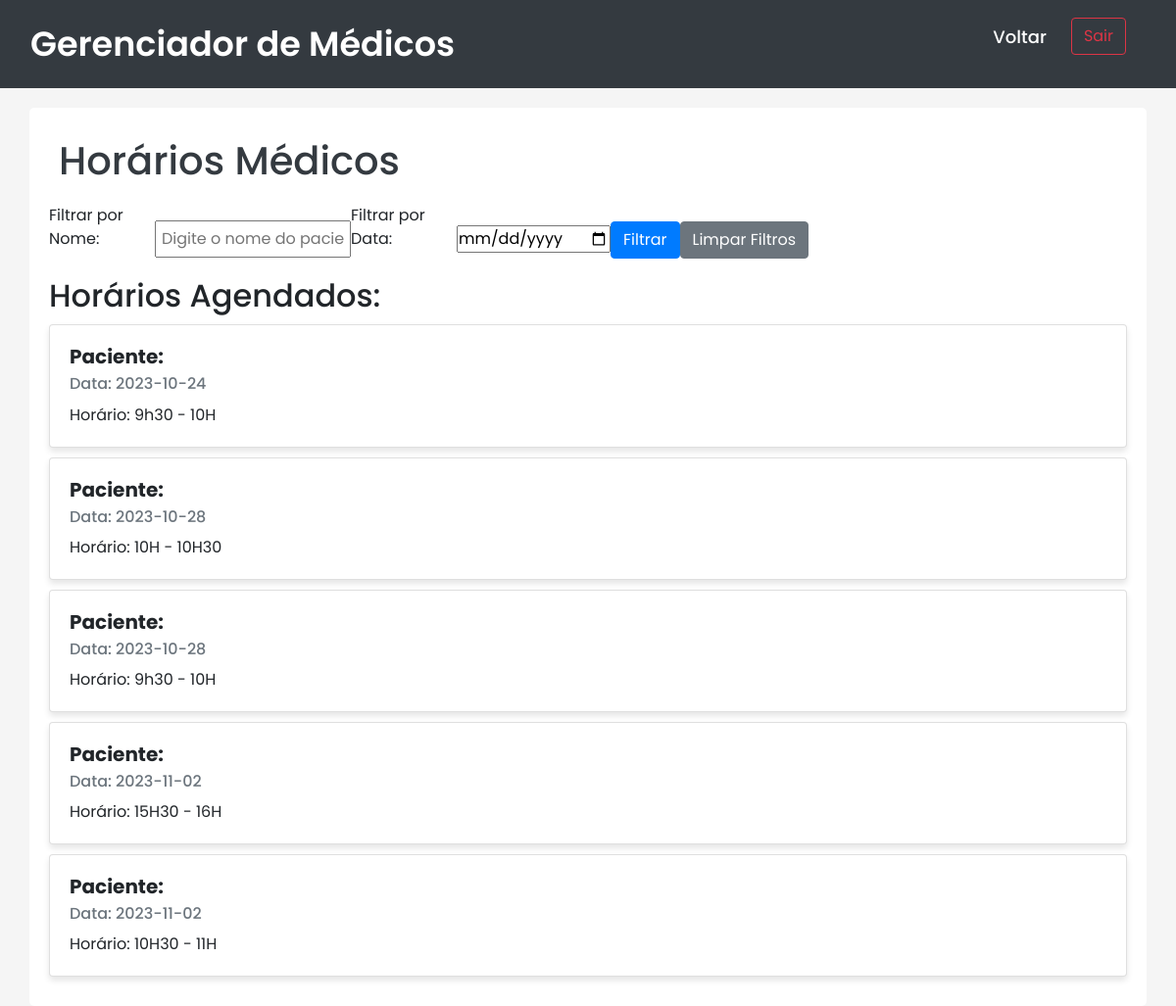
The app's page /usuario/telahorariosMedico.php?cpf=11111111111 with its own data.
### tables this page shows
CREATE TABLE `tbagendas` (
  `data` date NOT NULL,
  `numero_horario` int(11) NOT NULL,
  `cpf_usuario` varchar(15) DEFAULT NULL,
  `cpf_medico` varchar(15) DEFAULT NULL
);

CREATE TABLE `tbhorarios` (
  `numero` int(11) NOT NULL,
  `descricao` varchar(30) DEFAULT NULL
);

### usuario/telahorariosMedico.php (the view, shortened to what this page needs)
<!DOCTYPE html>
<html>
<head>
    <link href="https://cdn.jsdelivr.net/npm/bootstrap@5.3.1/dist/css/bootstrap.min.css" rel="stylesheet">
    <link rel="stylesheet" href="https://cdn.jsdelivr.net/npm/bootstrap-icons@1.10.5/font/bootstrap-icons.css">
    <link rel="stylesheet" href="https://stackpath.bootstrapcdn.com/bootstrap/4.5.2/css/bootstrap.min.css">
    <link rel="stylesheet" href="../css/cssAdmin.css">
    <link rel="stylesheet" href="../css/styleHome.css">
</head>
<body>
    <nav class="navbar navbar-dark bg-dark">
        <div class="container-fluid">
            <div class="logo">
                <a href="home.html">Gerenciador de Médicos</a>
            </div>
            <ul class="menu-desktop">
                <li> <a href="horariosM.php">Voltar</a> </li>
                <li> <a class="btn btn-outline-danger" href="logout.php">Sair</a> </li>
            </ul>
        </div>
    </nav>
    <div class="container">
        <h1>Horários Médicos</h1>
        <?php
        include_once("conexao.php");
        if (isset($_GET['cpf'])) {
            $cpfMedico = $_GET['cpf'];
        } else {
            echo "CPF do médico não fornecido.";
            exit;
        }
        $filtro_nome = "";
        $filtro_data = "";
        $query = "SELECT h.descricao, a.data, u.nome AS nome_paciente
                  FROM tbagendas a
                  INNER JOIN tbhorarios h ON a.numero_horario = h.numero
                  LEFT JOIN tbusuarios u ON a.cpf_usuario = u.cpf
                  WHERE a.cpf_medico = '$cpfMedico'";
        $result = mysqli_query($conn, $query);
        if ($result) {
            echo "<form method='POST'>";
            echo "<label for='nome' class='mr-2'>Filtrar por Nome:</label>";
            echo "<input type='text' name='nome' id='nome' value='$filtro_nome' placeholder='Digite o nome do paciente'>";
            echo "<label for='data' class='mr-2'>Filtrar por Data:</label>";
            echo "<input type='date' name='data' id='data' value='$filtro_data'>";
            echo "<button type='submit' name='filtrar' class='btn btn-primary'>Filtrar</button>";
            echo "<a href='telahorariosMedico.php?cpf=".$cpfMedico."' class='btn btn-secondary'>Limpar Filtros</a>";
            echo "</form>";
            echo "<h2>Horários Agendados:</h2>";
            while ($row = mysqli_fetch_assoc($result)) {
                echo '<div class="card">';
                echo '<div class="card-body">';
                echo '<h5 class="card-title">Paciente: ' . $row['nome_paciente'] . '</h5>';
                echo '<h6 class="card-subtitle mb-2 text-muted">Data: ' . $row['data'] . '</h6>';
                echo '<p class="card-text">Horário: ' . $row['descricao'] . '</p>';
                echo '</div>';
                echo '</div>';
            }
        } else {
            echo "Erro ao recuperar os horários agendados.";
        }
        ?>
    </div>
</body>
</html>

### css/cssAdmin.css (style rules this page uses)
body { font-family: Arial, sans-serif; background-color: #f0f0f0; margin: 0; padding: 0; }
h1 { background-color: #333; color: #fff; padding: 10px; }
form { margin: 10px 0; }
label { display: inline-block; width: 100px; }
input[type="text"] { width: 200px; padding: 5px; margin-bottom: 10px; }
a { text-decoration: none; color: #333; margin-right: 10px; }
p { margin-top: 10px; }

### css/styleHome.css (style rules this page uses)
* { margin: 0; padding: 0; box-sizing: border-box; font-family: 'Poppins', sans-serif; }
nav { background-color: #18929d; padding: 10px 60px; display: flex; justify-content: space-between; align-items: center; }
nav .logo a { text-decoration: none; color: #fff; font-size: 35px; font-weight: 600; }
nav ul { display: flex; align-items: center; list-style: none; padding: 10px; }
nav li a { text-decoration: none; color: #fff; font-size: 18px; font-weight: 500; padding: 8px 15px; border-radius: 5px; transition: 0.3s; }

### usuario/telahorariosMedico.php (style rules this page uses)
body { background-color: #f5f5f5; font-family: Arial, sans-serif; }
.navbar { background-color: #343a40; color: #fff; }
.container { background-color: #fff; margin-top: 20px; padding: 20px; border-radius: 5px; }
h1 { color: #343a40; background-color: #fff; }
.card { margin: 10px 0; box-shadow: 0 4px 6px rgba(0, 0, 0, 0.1); }
.card-title { font-weight: bold; }
.card-subtitle { color: #6c757d; }
.card-text { margin-top: 10px; }

### records on screen
tbagendas: data "2023-10-24", tbhorarios.descricao "9h30 - 10H"
tbagendas: data "2023-10-28", tbhorarios.descricao "10H - 10H30"
tbagendas: data "2023-10-28", tbhorarios.descricao "9h30 - 10H"
tbagendas: data "2023-11-02", tbhorarios.descricao "15H30 - 16H"
tbagendas: data "2023-11-02", tbhorarios.descricao "10H30 - 11H"
